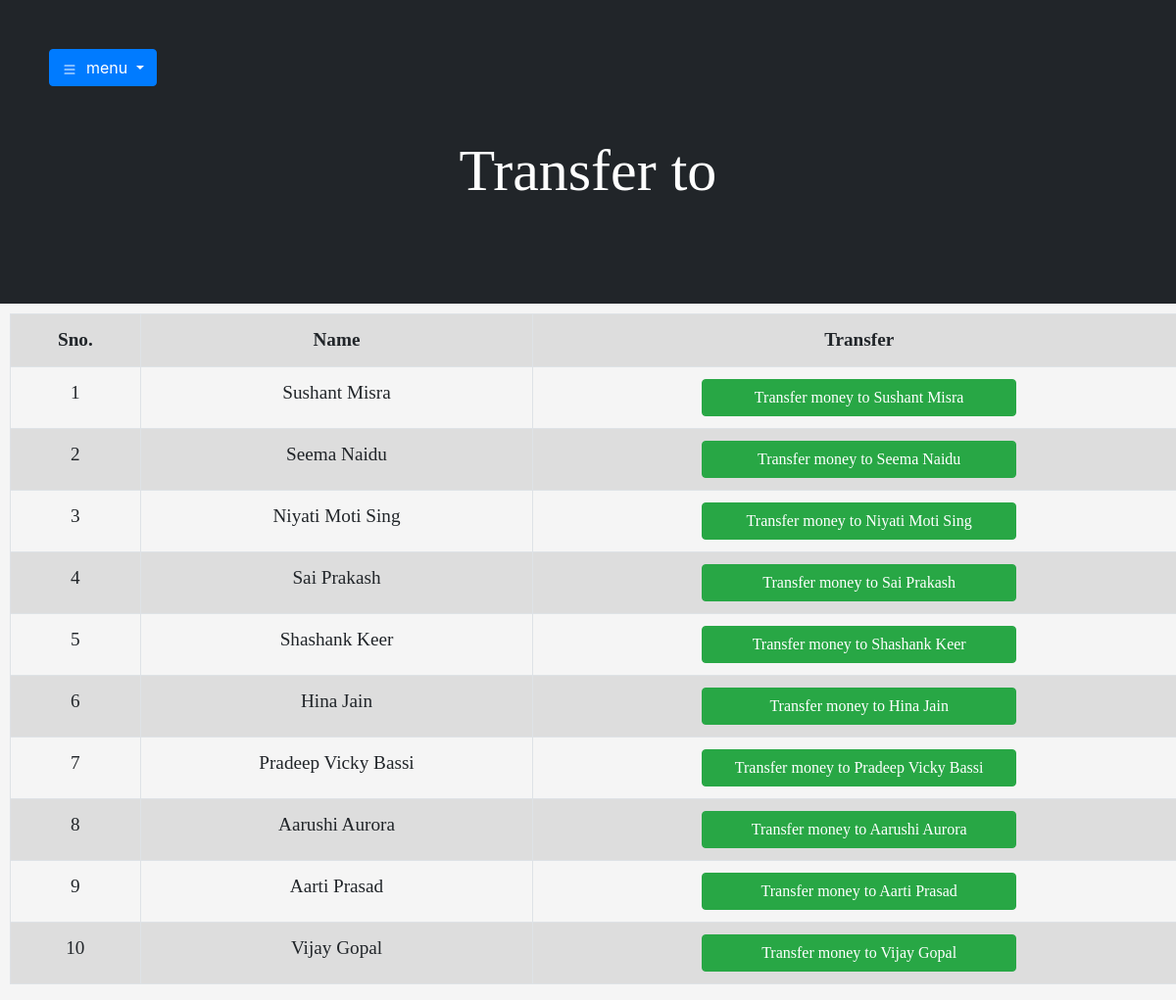
/memberList.php, run on an earlier commit of the app's database.
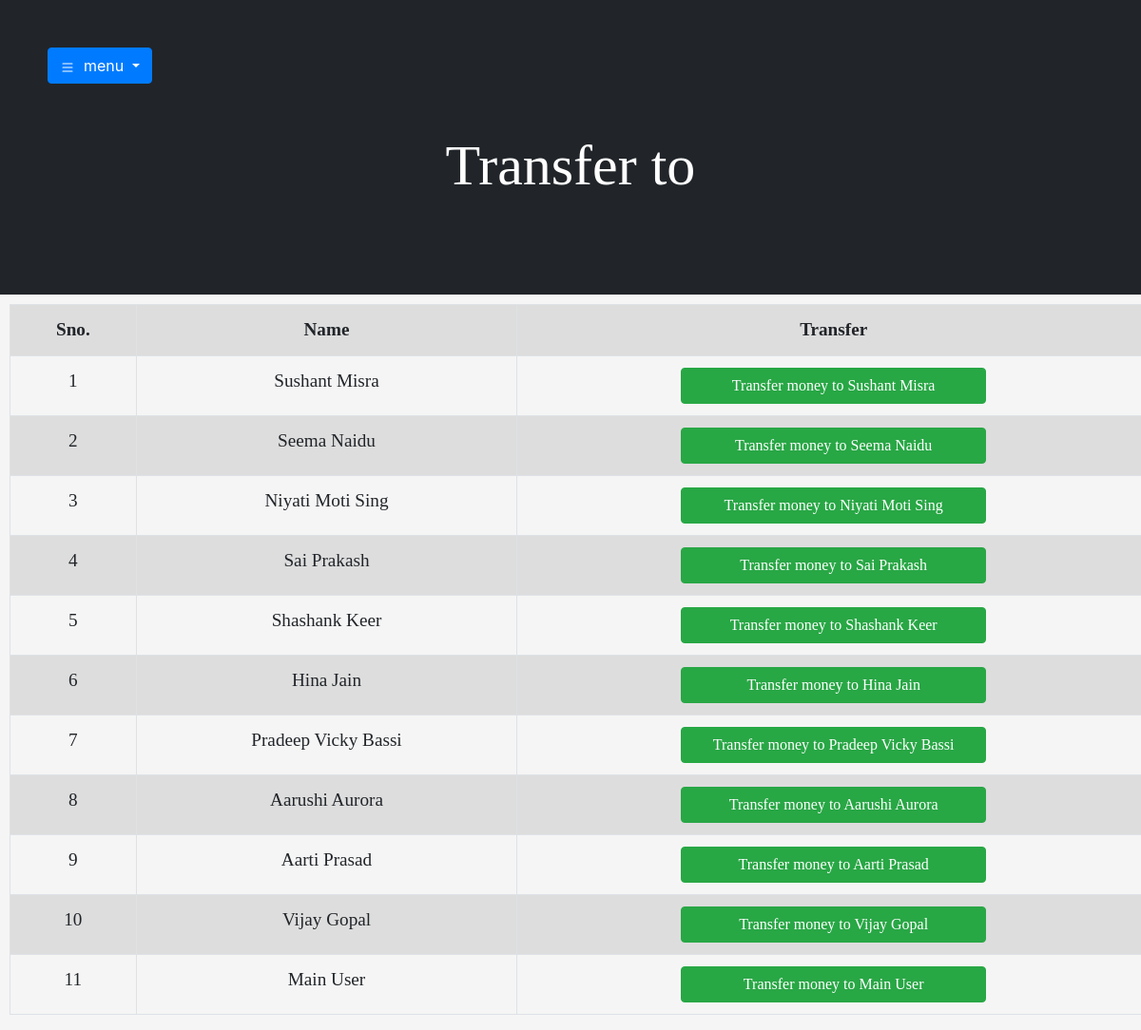
And on a later commit of the database.
### tables this page shows
CREATE TABLE `customers` (
  `cust_id` int(20) NOT NULL,
  `cust_name` varchar(30) NOT NULL,
  `email` varchar(50) DEFAULT NULL,
  `current_balance` double DEFAULT 0,
  `contact_no` bigint(100) DEFAULT NULL
);

### memberList.php (the view, shortened to what this page needs)
<?php
    include("bootstrap.php");
    include("dbconnect.php");
?>
<!DOCTYPE html>
<html lang="en">
<head>
</head>
<body onload="loading('container')">
    <div id="container" style="display:none">
         <div class="header">
            <div class="dropdown">
                <button class="btn btn-primary dropdown-toggle " type="button" id="dropdownMenuButton" data-toggle="dropdown" aria-haspopup="true" aria-expanded="false">
                    &nbsp menu
                </button>
             </div>
            <h1>Transfer to</h1>
         </div>
        <div class="member-list">
                <?php
                    echo "<table class='table  table-striped table-bordered table-responsive-sm animate-bottom'>
                          <tr><th>Sno.</th> <th>Name</th> <th>Transfer</th></tr>";
                        $sno = 1;
                        $sql = "SELECT * FROM customers WHERE `cust_name` !='Kaushik Sriram'";
                        $result = $conn->query($sql);
                        if ($result->num_rows > 0) {
                            while($row = $result->fetch_assoc()) {
                                echo "<tr><td>".$sno."<td>". $row["cust_name"]."</td>"."<td> <a href='transfer.php?cust_name=".$row['cust_name']."&cust_id=".$row['cust_id']."&current_balance=".$row['current_balance']."' class='btn btn-success'> Transfer money to ".$row["cust_name"]."</a><br>";
                                $sno++;
                            }
                        } else {
                            echo "0 results";
                        }
                        echo"</table>";
                ?>
        </div>
    </div>
    </body>
</html>

### bootstrap.php (shortened to what this page needs)
<!DOCTYPE html>
<html lang="en">
<head>
    <link href="https://cdn.jsdelivr.net/npm/bootstrap@5.0.0-beta1/dist/css/bootstrap.min.css" rel="stylesheet">
    <link rel="stylesheet"href="https://cdnjs.cloudflare.com/ajax/libs/animate.css/4.1.1/animate.min.css"/>
    <link rel="stylesheet" href="https://stackpath.bootstrapcdn.com/bootstrap/4.4.1/css/bootstrap.min.css">
</head>
</html>
<body>
</body>
</head>

### bootstrap.php (style rules this page uses)
.animate-bottom { position: relative; -webkit-animation-name: animatebottom; -webkit-animation-duration: 1s; animation-name: animatebottom; animation-duration: 1s }

### memberList.php (style rules this page uses)
body { background-color:whitesmoke; overflow-x: hidden; }
h1,h2 { font-family:initial; margin:50px; font-size:60px; }
.header { text-align:center; margin:0; padding:50px; background-color:#212529; color:white; width:100%; }
table { margin: 10px; text-align:center; font-family: initial; font-size:larger; }
table .btn { width: 50%; }
.dropdown { display: flex; align-self: flex-start; }

What changed in the data, as far as the page shows it:
now on this page (row edited): customers: cust_name "Main User"
